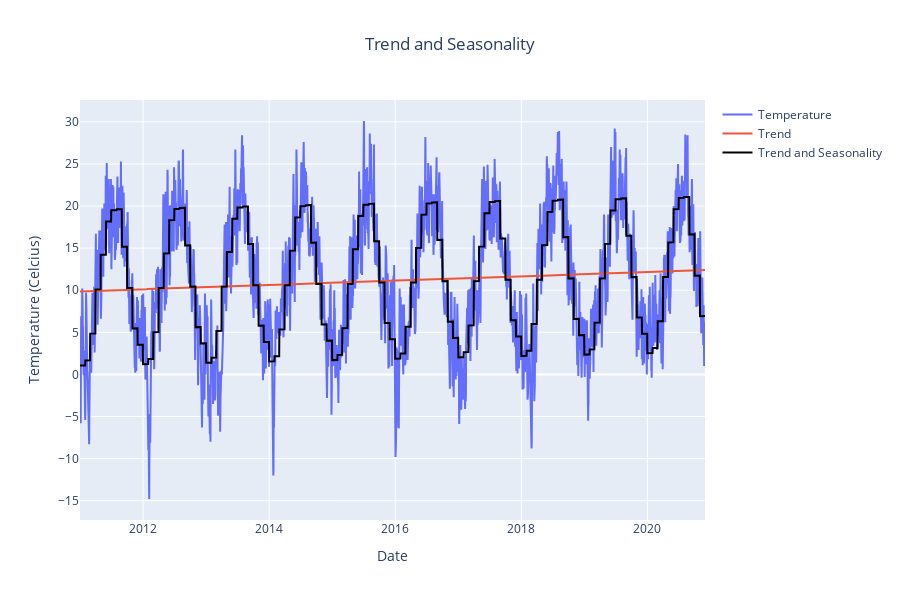

The notebook cell saved with this chart:
### Code cell
fig_seasonal = go.Figure()

fig_seasonal.add_trace(go.Scatter(x=df.index.values, y=df['temperature'], name='Temperature'))
fig_seasonal.add_trace(go.Scatter(x=df.index, y=df['trend'], name='Trend'))
fig_seasonal.add_trace(go.Scatter(x=df.index.values, y=df['trend_seasonal'], name='Trend and Seasonality', line=dict(color='black')))
fig_seasonal.update_layout(
    title_text='Trend and Seasonality',
    title_x=0.5, 
    xaxis_title="Date", 
    yaxis_title="Temperature (Celcius)",  
    height=600)
fig_seasonal.show()

### Figure 1 — Plotly figure (JSON) as saved in the notebook; plotly's stock layout.template omitted (floating-point values rounded to 4 significant figures; data arrays with more than 128 entries replaced by an {"elided": "..."} marker saying what was removed)
{"data": [{"name": "Temperature", "type": "scatter", "x": {"elided": "3622 str values"}, "y": {"elided": "3622 float values"}}, {"name": "Trend", "type": "scatter", "x": {"elided": "3622 str values"}, "y": {"elided": "3622 float values"}}, {"line": {"color": "black"}, "name": "Trend and Seasonality", "type": "scatter", "x": {"elided": "3622 str values"}, "y": {"elided": "3622 float values"}}], "layout": {"height": 600, "title": {"text": "Trend and Seasonality", "x": 0.5}, "xaxis": {"title": {"text": "Date"}}, "yaxis": {"title": {"text": "Temperature (Celcius)"}}}}
